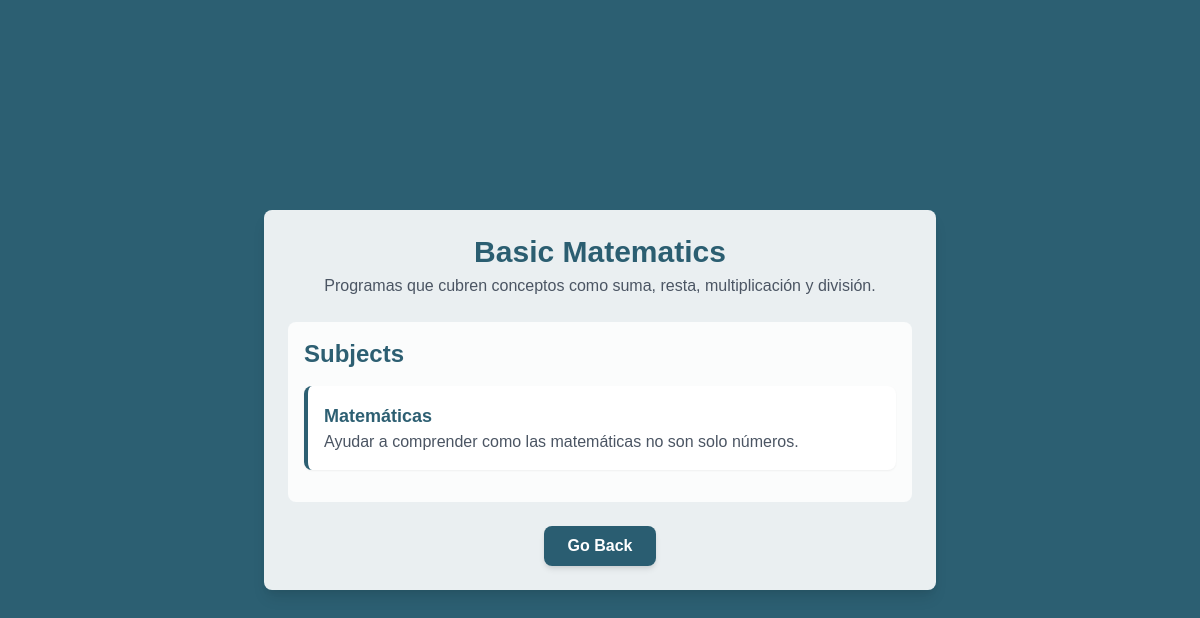
The app's page /Donantes/programa_detalle.php?id=3, older data.
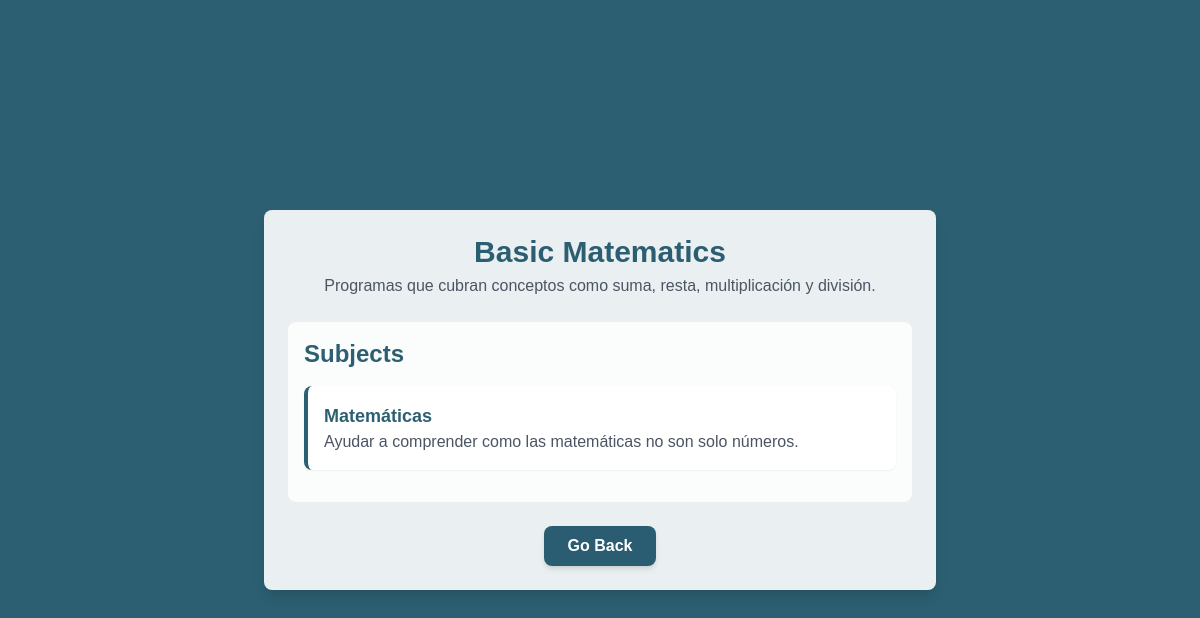
The same page, newer data.
### tables this page shows
CREATE TABLE `programas` (
  `id` int(11) NOT NULL,
  `nombre` varchar(100) DEFAULT NULL,
  `descripcion` text DEFAULT NULL,
  `FK_materia` int(11) DEFAULT NULL,
  `FK_tipo_usuario` int(11) DEFAULT NULL
);

### Conexion/contacto.php (called while the page is built, shortened)
<?php
    include ('conexion.php');
    class Contacto extends Conexion
    {
    public function __construct() {
        $this->conexion = new mysqli('localhost', 'root', '', 'unityclass');
    }
    public function obtener_programa_por_id($id) {
        $this->sentencia = "SELECT * FROM programas WHERE id = $id";
        $result = $this->ejecutar_sentencia();
        return $result->fetch_assoc();
    }
    public function obtener_materias_por_programa($id_programa) {
        $this->sentencia = "
            SELECT nombre_materia, objetivos
            FROM materias
            WHERE id IN (SELECT FK_materia FROM programas WHERE id = ?)
        ";
        $stmt = $this->conexion->prepare($this->sentencia);
        $stmt->bind_param("i", $id_programa);
        $stmt->execute();
        $result = $stmt->get_result();
        return $result;
    }
}
?>

### Conexion/conexion.php (called while the page is built, shortened)
<?php
class Conexion {
    private $host = 'localhost';
    private $usuario = 'root';
    private $password = '';
    private $base = 'unityclass';
    public $sentencia;
    public $conexion;
    public function abrir_conexion() {
        $this->conexion = new mysqli($this->host, $this->usuario, $this->password, $this->base);
    }
    public function ejecutar_sentencia() {
        $bandera = $this->conexion->query($this->sentencia);
        return $bandera;
    }
}
?>

### Donantes/programa_detalle.php (the view, shortened to what this page needs)
<!DOCTYPE html>
<html lang="es">
<head>
    <link href="https://cdn.jsdelivr.net/npm/tailwindcss@2.2.19/dist/tailwind.min.css" rel="stylesheet">
</head>
<body class="min-h-screen flex items-center justify-center">
    <?php
    include '../Conexion/contacto.php';
    $contacto = new Contacto();
    $programa = null;
    $materias = [];
    if (isset($_GET['id'])) {
        $id = $_GET['id'];
        $programa = $contacto->obtener_programa_por_id($id);
        $materias = $contacto->obtener_materias_por_programa($id);
    }
    ?>
    <div class="w-full max-w-2xl mx-auto p-6 card-background shadow-lg rounded-lg">
        <div class="text-center">
            <h1 class="text-3xl font-bold primary-color mb-1">
                <?php echo htmlspecialchars($programa['nombre'] ?? 'Program Name Not Available'); ?>
            </h1>
            <p class="text-gray-600 mb-6">
                <?php echo htmlspecialchars($programa['descripcion'] ?? 'Description Not Available'); ?>
            </p>
        </div>
        <div class="secondary-bg p-4 rounded-lg">
            <h2 class="text-2xl font-semibold primary-color mb-4">Subjects</h2>
            <ul>
                <?php if (!empty($materias)) : ?>
                    <?php foreach ($materias as $materia) : ?>
                        <li class="p-4 mb-4 bg-white rounded-lg shadow-sm border-l-4" style="border-color: rgba(22, 78, 99, 0.9);">
                            <h3 class="text-lg font-bold primary-color">
                                <?php echo htmlspecialchars($materia['nombre_materia'] ?? 'Nombre no disponible'); ?>
                            </h3>
                            <p class="text-gray-600">
                                <?php echo htmlspecialchars($materia['objetivos'] ?? 'Objetivos no disponibles'); ?>
                            </p>
                        </li>
                    <?php endforeach; ?>
                <?php else : ?>
                    <li class="p-4 text-center text-gray-500">No subjects available</li>
                <?php endif; ?>
            </ul>
        </div>
        <div class="mt-6 text-center">
            <a href="dashboard.php" class="inline-block primary-bg text-white font-semibold px-6 py-2 rounded-lg shadow-md hover:bg-blue-800 transition duration-200">Go Back</a>
        </div>
    </div>
</body>
</html>

Row changes from the older to the newer data that the page shows:
changed programas "Basic Matematics": descripcion "Programas que cubren conceptos como suma, resta, multiplicación y división." → "Programas que cubran conceptos como suma, resta, multiplicación y división."
